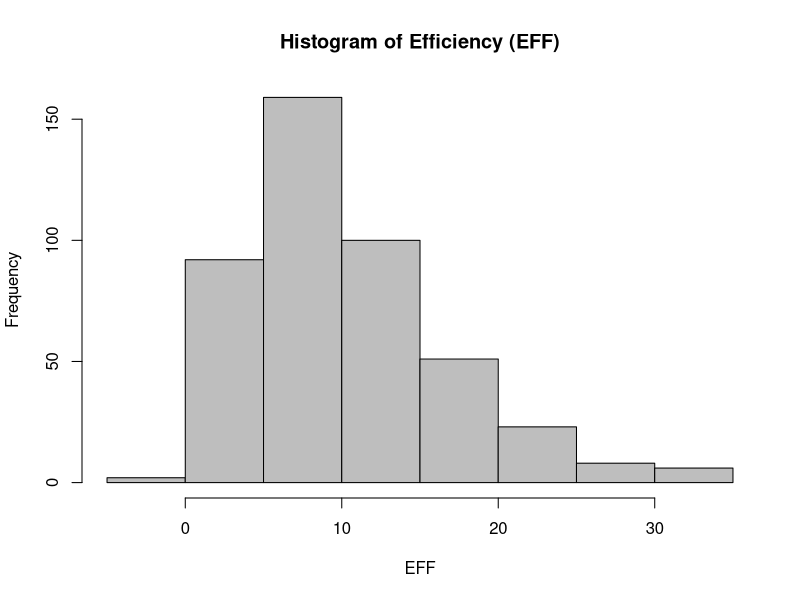
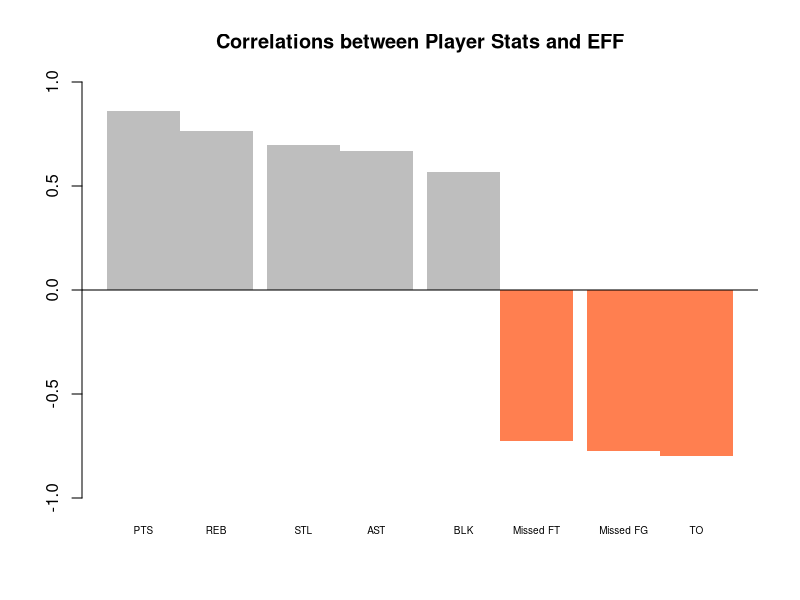
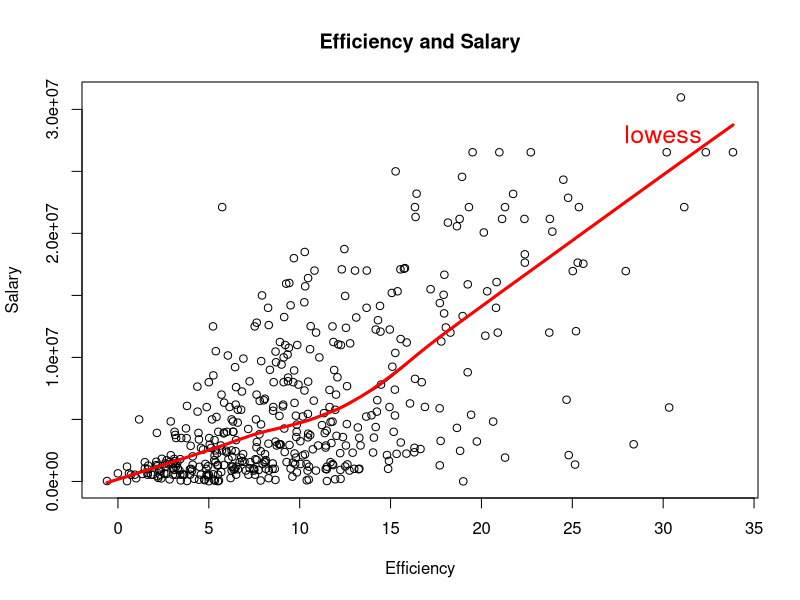
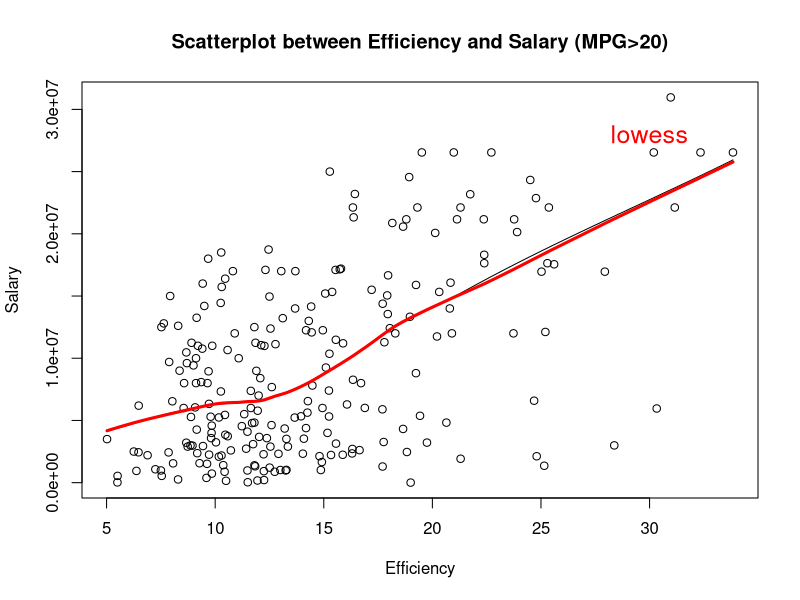

Here is the R script that generated these plots, in order:
## ---- chunk 1
data1 <-
  read.csv(
  'nba2017-player-statistics.csv',
  colClasses = c(
  'Player' = 'character',
  'Team' = 'character',
  'Experience' = 'character',
  'Salary' = 'double'
  )
  )
  str(data1)
## ---- chunk 2
library(readr)
## ---- chunk 3
data2 <-
  read_csv(
  'nba2017-player-statistics.csv',
  col_types = list(
  Player = col_character(),
  Team = col_character(),
  Position = col_factor(c('C', 'PF', 'PG','SF', 'SG')),
  Experience = col_character(),
  Salary = col_double(),
  Rank = col_integer(),
  Age = col_integer(),
  GP = col_integer(),
  GS = col_integer(),
  MIN = col_integer(),
  FGM = col_integer(),
  FGA = col_integer(),
  Points3 = col_integer(),
  Points3_atts = col_integer(),
  Points2 = col_integer(),
  Points2_atts = col_integer(),
  FTM = col_integer(),
  FTA = col_integer(),
  OREB = col_integer(),
  DREB = col_integer(),
  AST = col_integer(),
  STL = col_integer(),
  STL = col_integer(),
  BLK = col_integer(),
  TO = col_integer()
  ))
str(data2)
                
## ---- chunk 4
data1$Experience[data1$Experience == "R"] <- "1" 
Experience <- as.integer(data1$Experience)
data1
## ---- chunk 5
library(dplyr)
library(ggplot2)
Missed_FG <- data1$FGA - data1$FGM
Missed_FT <- data1$FTA - data1$FTM
PTS <- (data1$Points2) * 2 + (data1$Points3) * 3 + data1$FTM
REB <- data1$DREB + data1$OREB
data1$EFF <-
(PTS + REB + data1$AST + data1$STL + data1$BLK - Missed_FG - Missed_FT - data1$TO) / data1$GP
summary(data1$EFF)
## ---- chunk 6
hist(
  data1$EFF,
  col = 'grey',
  xlab = "EFF",
  ylab = "Frequency",
  main = 'Histogram of Efficiency (EFF)'
  )
## ---- chunk 7
library(dplyr)
top_10 <- slice(arrange(data1, desc(EFF)), 1:10)
top_10
## ---- chunk 8
#Negative EFF
negative <- select(filter(data1, EFF <0), Player)
negative
## ---- chunk 9
#Correlation between EFF and PTS
cor(data1$EFF, PTS)
#Correlation between EFF and REB
cor(data1$EFF, REB)
#Correlation between EFF and AST
cor(data1$EFF, data1$AST)
#Correlation between EFF and STL
cor(data1$EFF, data1$STL)
#Correlation between EFF and BLK
cor(data1$EFF, data1$BLK)
#Correlation between EFF and Missed FG
-cor(data1$EFF, Missed_FG)
#Correlation between EFF and Missed FT
-cor(data1$EFF, Missed_FT)
#Correlation between EFF and TO
-cor(data1$EFF, data1$TO)
#Correlation between EFF and GP
cor(data1$EFF, data1$GP)
## ---- chunk 10
#Display the computed correlations in descending order, either in a vector or a data frame. And create a barchart with the correlations.
my_table <-
  data.frame(
  col1 = c(
  0.8588644,
  0.7634501,
  0.6689232,
  0.6957286,
  0.5679571,-0.7722477
  ,-0.7271456,-0.8003289
  ),
  col2 = c('PTS', 'REB', 'AST', 'STL', 'BLK', 'Missed FG', 'Missed FT', 'TO')
  )
names(my_table) <- c('Correlations','Stats')
my_table <- arrange(my_table, desc(Correlations))
barplot(
  as.numeric(my_table$Correlations),
  ylim = c(-1, 1),
  space = c(0.2,0),
  main = 'Correlations between Player Stats and EFF',
  col = c('grey', 'grey', 'grey', 'grey', 'grey', 'coral', 'coral', 'coral'),
  names.arg = c('PTS', 'REB', 'STL', 'AST', 'BLK', 'Missed FT', 'Missed FG', 'TO'),
  cex.names = 0.6,
  border = NA
  )
  abline(h = 0)
## ---- chunk 11
scatter.smooth(
  x = data1$EFF,
  y = data1$Salary,
  xlab = "Efficiency",
  ylab = "Salary",
  main = "Efficiency and Salary"
  )
  lines(lowess(data1$EFF, data1$Salary),
  lwd = 3,
  col = 'red')
  text(30,
  28000000,
  labels = 'lowess',
  cex = 1.5,
  col = 'red')
## ---- chunk 12
#Linear correlation coefficient
cor(data1$EFF, data1$Salary)
## ---- chunk 13
#Players that have an MPG value of 20 or more minutes per game.
new_table <- filter(data1, (data1$MIN / data1$GP) >= 20)
player2 <- select(filter(data1, (data1$MIN / data1$GP) >= 20), Player)
player2
## ---- chunk 14
new_table
## ---- chunk 15
# Use this data frame to create a scatterplot between Efficiency and Salary, including a lowess line
scatter.smooth(x = new_table$EFF,
               y = new_table$Salary,
               main = "Scatterplot between Efficiency and Salary (MPG>20)",
               xlab = "Efficiency",
               ylab = "Salary"
                 )
               lines(lowess(new_table$EFF, new_table$Salary),
               lwd = 3,
               col = 'red')
               text(30,
               28000000,
               labels = 'lowess',
               cex = 1.5,
               col = 'red')
## ---- chunk 16
#Linear correlation coefficient
cor(new_table$Salary, new_table$EFF)
